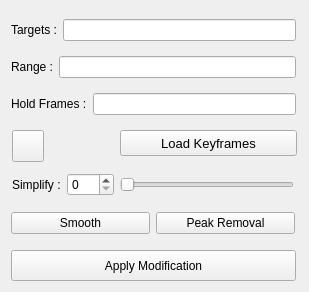
<?xml version="1.0" encoding="UTF-8"?>
<ui version="4.0">
 <class>Simplify</class>
 <widget class="QWidget" name="Simplify">
  <property name="geometry">
   <rect>
    <x>0</x>
    <y>0</y>
    <width>309</width>
    <height>292</height>
   </rect>
  </property>
  <property name="maximumSize">
   <size>
    <width>336</width>
    <height>420</height>
   </size>
  </property>
  <property name="windowTitle">
   <string>Simplify Graph</string>
  </property>
  <widget class="QPushButton" name="loBtn">
   <property name="geometry">
    <rect>
     <x>120</x>
     <y>130</y>
     <width>177</width>
     <height>26</height>
    </rect>
   </property>
   <property name="font">
    <font>
     <pointsize>10</pointsize>
     <weight>50</weight>
     <bold>false</bold>
    </font>
   </property>
   <property name="text">
    <string>Load Keyframes</string>
   </property>
  </widget>
  <widget class="QPushButton" name="apBtn">
   <property name="geometry">
    <rect>
     <x>11</x>
     <y>250</y>
     <width>285</width>
     <height>31</height>
    </rect>
   </property>
   <property name="text">
    <string>Apply Modification</string>
   </property>
  </widget>
  <widget class="QPushButton" name="tutoBtn">
   <property name="geometry">
    <rect>
     <x>12</x>
     <y>130</y>
     <width>32</width>
     <height>32</height>
    </rect>
   </property>
   <property name="minimumSize">
    <size>
     <width>32</width>
     <height>32</height>
    </size>
   </property>
   <property name="maximumSize">
    <size>
     <width>32</width>
     <height>32</height>
    </size>
   </property>
   <property name="font">
    <font>
     <pointsize>9</pointsize>
    </font>
   </property>
   <property name="text">
    <string/>
   </property>
   <property name="iconSize">
    <size>
     <width>28</width>
     <height>28</height>
    </size>
   </property>
  </widget>
  <widget class="QWidget" name="layoutWidget">
   <property name="geometry">
    <rect>
     <x>11</x>
     <y>10</y>
     <width>285</width>
     <height>115</height>
    </rect>
   </property>
   <layout class="QVBoxLayout" name="verticalLayout">
    <item>
     <layout class="QHBoxLayout" name="horizontalLayout_4">
      <item>
       <widget class="QLabel" name="targetLabel">
        <property name="text">
         <string>Targets :</string>
        </property>
       </widget>
      </item>
      <item>
       <widget class="QLineEdit" name="tgOj">
        <property name="font">
         <font>
          <pointsize>9</pointsize>
         </font>
        </property>
        <property name="readOnly">
         <bool>true</bool>
        </property>
       </widget>
      </item>
     </layout>
    </item>
    <item>
     <layout class="QHBoxLayout" name="horizontalLayout_5">
      <item>
       <widget class="QLabel" name="rangeLabel">
        <property name="text">
         <string>Range :</string>
        </property>
       </widget>
      </item>
      <item>
       <widget class="QLineEdit" name="frRg">
        <property name="readOnly">
         <bool>true</bool>
        </property>
       </widget>
      </item>
     </layout>
    </item>
    <item>
     <layout class="QHBoxLayout" name="horizontalLayout_6">
      <item>
       <widget class="QLabel" name="holdLabel">
        <property name="text">
         <string>Hold Frames :</string>
        </property>
       </widget>
      </item>
      <item>
       <widget class="QLineEdit" name="hdFr">
        <property name="readOnly">
         <bool>false</bool>
        </property>
       </widget>
      </item>
     </layout>
    </item>
   </layout>
  </widget>
  <widget class="QWidget" name="layoutWidget">
   <property name="geometry">
    <rect>
     <x>12</x>
     <y>170</y>
     <width>282</width>
     <height>29</height>
    </rect>
   </property>
   <layout class="QHBoxLayout" name="horizontalLayout_3">
    <item>
     <widget class="QLabel" name="Simplify_Label">
      <property name="font">
       <font>
        <pointsize>9</pointsize>
        <weight>50</weight>
        <bold>false</bold>
       </font>
      </property>
      <property name="text">
       <string>Simplify :</string>
      </property>
     </widget>
    </item>
    <item>
     <widget class="QSpinBox" name="numSl">
      <property name="maximum">
       <number>100</number>
      </property>
     </widget>
    </item>
    <item>
     <widget class="QSlider" name="adSld">
      <property name="maximum">
       <number>100</number>
      </property>
      <property name="sliderPosition">
       <number>0</number>
      </property>
      <property name="orientation">
       <enum>Qt::Horizontal</enum>
      </property>
     </widget>
    </item>
   </layout>
  </widget>
  <widget class="QWidget" name="">
   <property name="geometry">
    <rect>
     <x>11</x>
     <y>210</y>
     <width>284</width>
     <height>26</height>
    </rect>
   </property>
   <layout class="QHBoxLayout" name="horizontalLayout">
    <item>
     <widget class="QPushButton" name="smoothBtn">
      <property name="text">
       <string>Smooth</string>
      </property>
     </widget>
    </item>
    <item>
     <widget class="QPushButton" name="rmPeakBtn">
      <property name="text">
       <string>Peak Removal</string>
      </property>
     </widget>
    </item>
   </layout>
  </widget>
 </widget>
 <resources/>
 <connections>
  <connection>
   <sender>numSl</sender>
   <signal>valueChanged(int)</signal>
   <receiver>adSld</receiver>
   <slot>setValue(int)</slot>
   <hints>
    <hint type="sourcelabel">
     <x>41</x>
     <y>171</y>
    </hint>
    <hint type="destinationlabel">
     <x>202</x>
     <y>170</y>
    </hint>
   </hints>
  </connection>
  <connection>
   <sender>adSld</sender>
   <signal>valueChanged(int)</signal>
   <receiver>numSl</receiver>
   <slot>setValue(int)</slot>
   <hints>
    <hint type="sourcelabel">
     <x>202</x>
     <y>170</y>
    </hint>
    <hint type="destinationlabel">
     <x>41</x>
     <y>171</y>
    </hint>
   </hints>
  </connection>
 </connections>
</ui>
